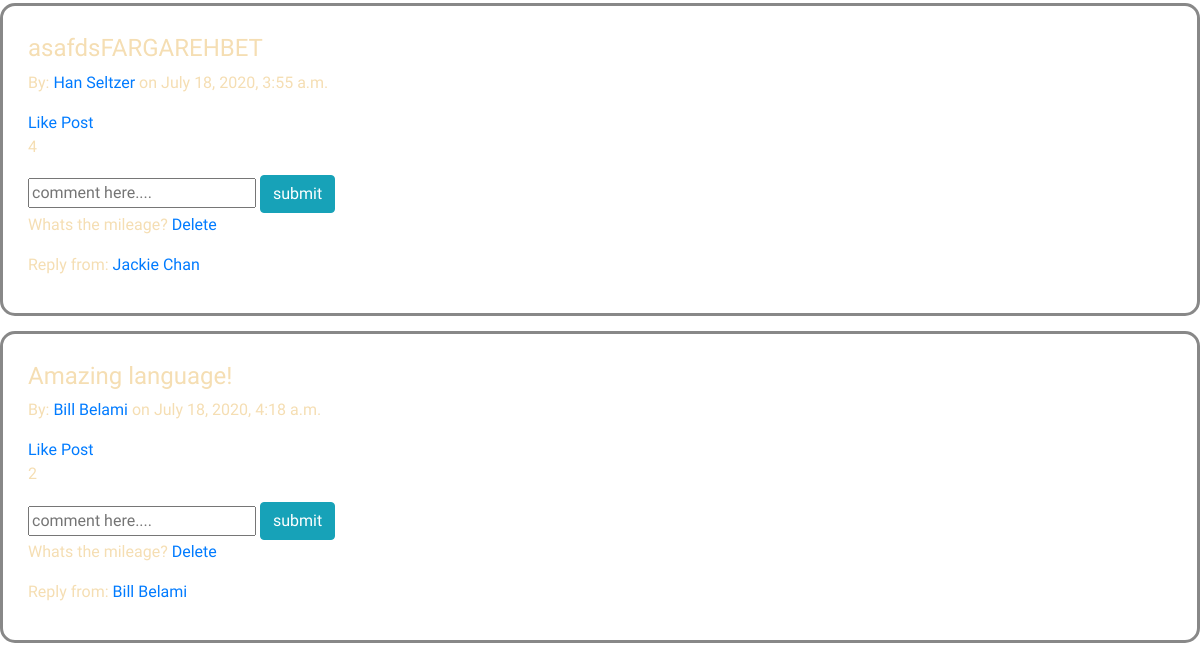
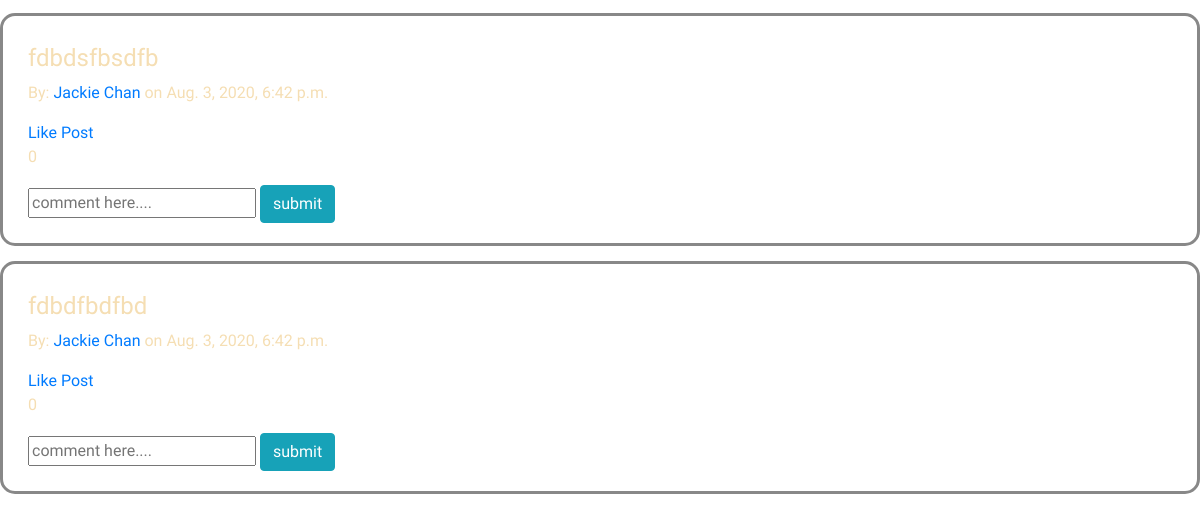
/posts/ (signed in, lower part), run on an earlier commit of the app's database (2 pictures, top to bottom).
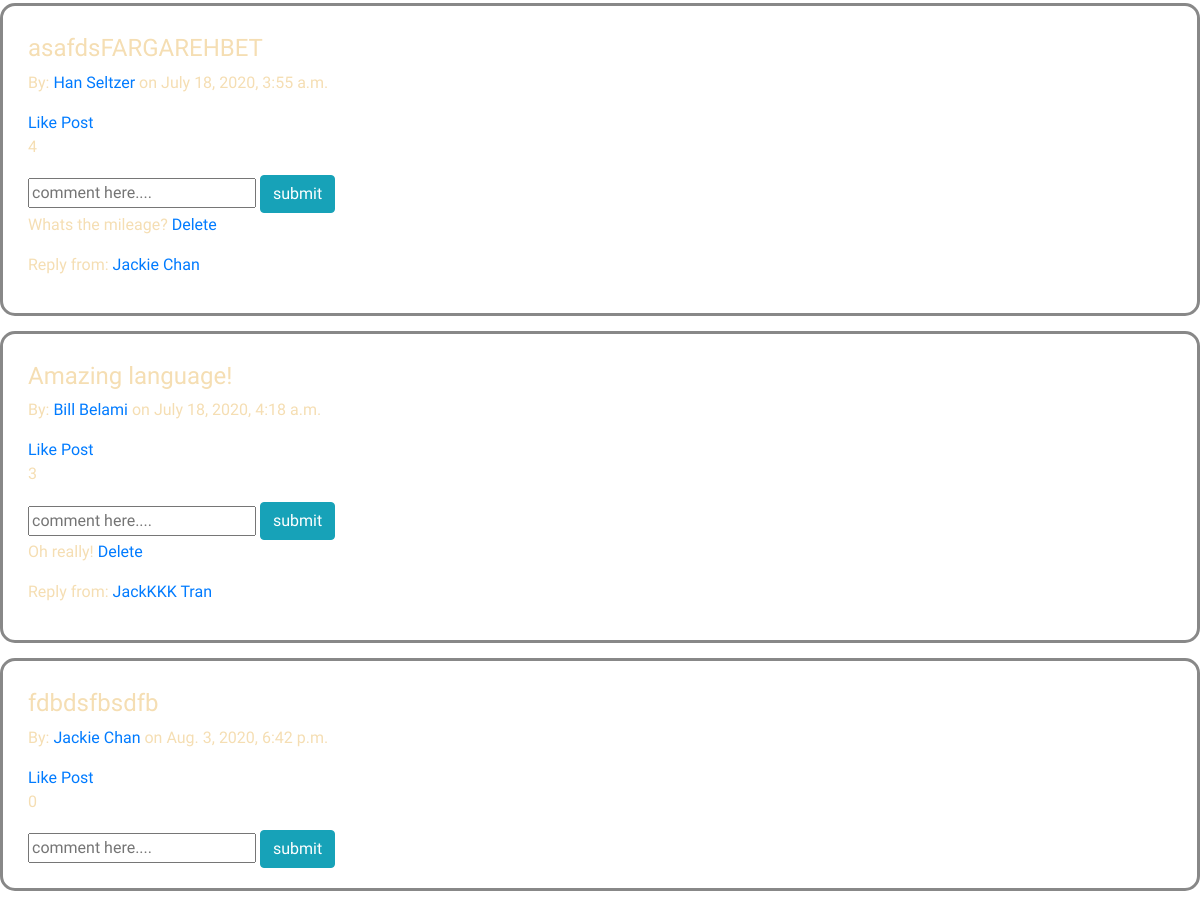
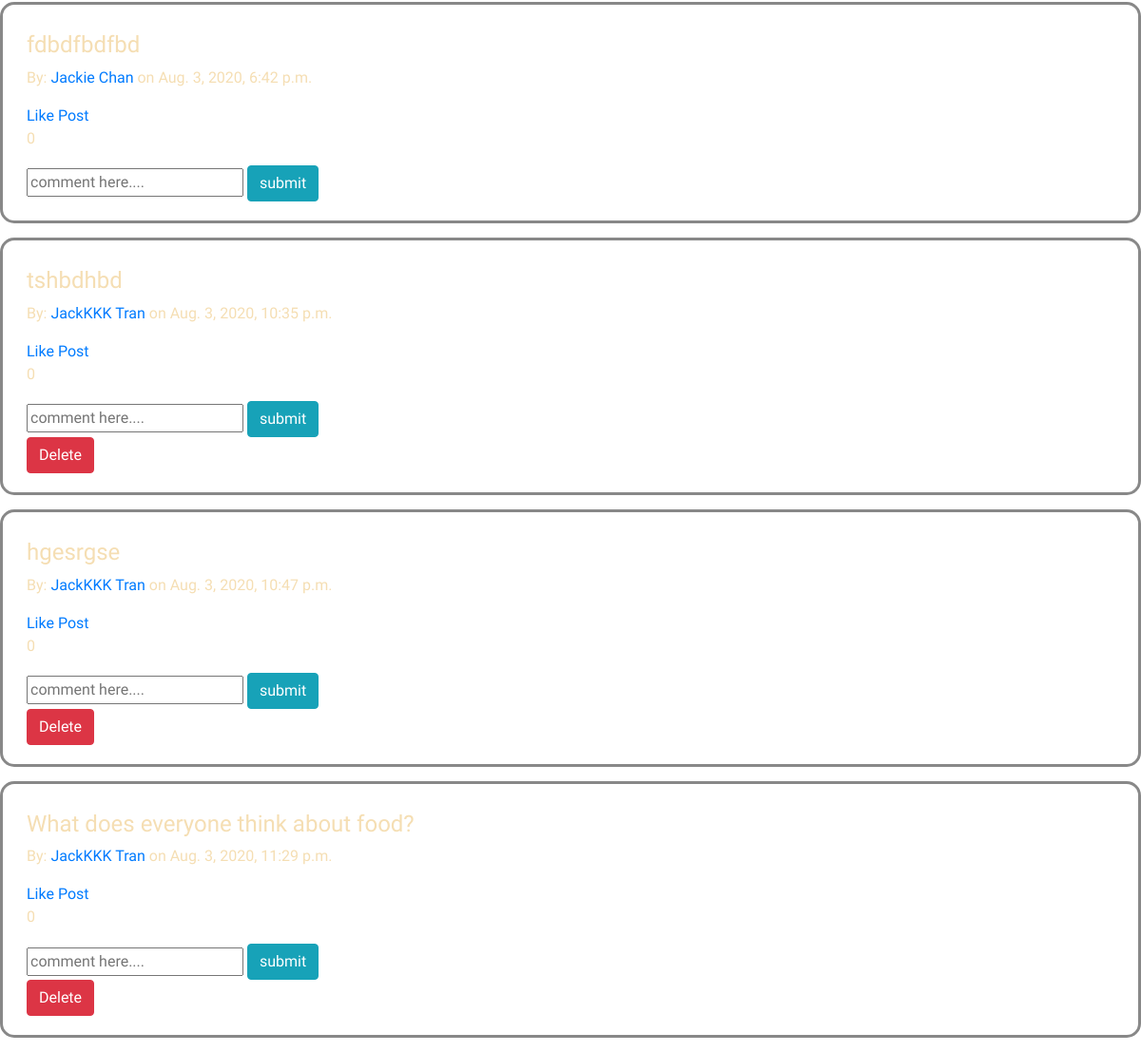
And on a later commit of the database (2 pictures, top to bottom).
### dashboard/models.py (models this page shows, shortened)
class Post(models.Model):
    content = models.CharField(max_length=255)
    user_likes = models.ManyToManyField(User, related_name='liked_posts')
    created_at = models.DateTimeField(auto_now_add=True)
    updated_at = models.DateTimeField(auto_now=True)
    author = models.ForeignKey(User, on_delete=models.CASCADE, related_name="posts")

class Comment(models.Model):
    comment = models.CharField(max_length=255)
    author = models.ForeignKey(User, related_name='user_comments', on_delete=models.CASCADE)
    message_post = models.ForeignKey(Post, related_name="post_comments", on_delete=models.CASCADE)

### log_reg_app/models.py (models this page shows, shortened)
class User(models.Model):
    first_name = models.CharField(max_length=255)
    last_name = models.CharField(max_length=255)
    email = models.EmailField(unique=True)
    birth_date = models.DateTimeField()
    password = models.CharField(max_length=255)
    created_at = models.DateTimeField(auto_now_add=True)
    updated_at = models.DateTimeField(auto_now=True)
    objects = UserManager()

### dashboard/views.py (the view)
# urls.py: path('', views.dashboard),
def dashboard(request):
    if 'user_id' not in request.session:
        return redirect ('/')
    context = {
        'user': User.objects.get(id=request.session['user_id']),
        'post': Post.objects.all(),
    }
    return render (request, 'dashboard/index.html', context)

### dashboard/dashboard/templates/dashboard/index.html (shortened to what this page needs)
<!DOCTYPE html>
<html lang="en">
<head>
    <link href="https://stackpath.bootstrapcdn.com/bootstrap/4.5.0/css/bootstrap.min.css" rel="stylesheet"
>
    {% load static %}
    <link rel="stylesheet" href="{% static 'css/style.css' %}">
</head>
<body>
    {% for post in post %}
        <div class="post">
            <h4>{{ post.content }}</h4>
            <p>By: <a href="/posts/user_profile/{{post.author.id}}">{{ post.author.first_name }} {{ post.author.last_name }}</a> on {{ post.created_at }}</p>
            <a href="/posts/like/{{post.id}}">Like Post</a>
                <p>{{ post.user_likes.count }}</p>
            <form class="form_field"  action="/posts/add_comment/{{post.id}}" method=POST>
                <input class="comment_box" type="text" placeholder="comment here...." name='comment'>
                <input class="btn btn-info" type="submit" value='submit'>
            </form>
            {% if post.author.id == request.session.user_id %}
                <a class="btn btn-danger" href="/posts/{{ post.id }}/delete">Delete</a>
            {% endif %}
            {% for comment in post.post_comments.all %}
                <p>{{comment.comment}} <a href="/posts/delete/{{comment.id}}">Delete</a></p>
                <p>Reply from: <a href="/posts/user_profile/{{comment.author.id}}">{{comment.author.first_name}} {{comment.author.last_name}}</a> </p>
            {% endfor %}
        </div>
    {% endfor %}
</body>
</html>

What changed in the data, as far as the page shows it:
removed Comment: comment "Whats the mileage?", author.first_name "Bill", author.last_name "Belami", shown under Post "Amazing language!"
computed for Post "Amazing language!": user_likes.count "2" → "3"
added Comment: comment "Oh really!", author.first_name "JackKKK", author.last_name "Tran", shown under Post "Amazing language!"
added Post: content "tshbdhbd", author.first_name "JackKKK", author.last_name "Tran", created_at "Aug. 3, 2020, 10:35 p.m.", user_likes.count "0"
added Post: content "hgesrgse", author.first_name "JackKKK", author.last_name "Tran", created_at "Aug. 3, 2020, 10:47 p.m.", user_likes.count "0"
added Post: content "What does everyone think about food?", author.first_name "JackKKK", author.last_name "Tran", created_at "Aug. 3, 2020, 11:29 p.m.", user_likes.count "0"
